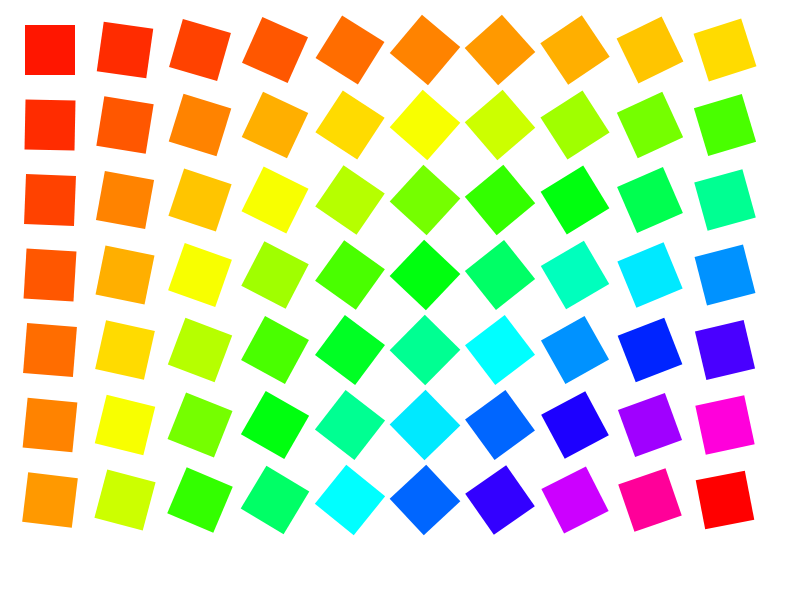
Frame 1 (no input)
Frame 60 (no input): identical to frame 1, image omitted
Frame 120 (the mouse pressed at the canvas centre since frame 60): identical to frame 1, image omitted

The p5.js sketch that drew this single still picture (run headless with seeded random() and noise() and a simulated clock; from frame 60 on, the mouse is pressed at the canvas centre):

// p5.js sketch
// ── sketch.js
// nested loops to create a grid

// variable for rotation
let rot = 0.0;

function setup() {
    createCanvas(800, 600);
    colorMode(HSB); // change the color mode
    noStroke();
}

function draw() {
    background(220); // white background
    rectMode(CENTER); // draw rectangles from the center
    for(let x = 0; x< 10; x++){ // loop 10 times for the x-axis
        for(let y= 0; y< 7; y++){ // loop 7 times for the y-axis
            // fill color is based on position
            fill(360*((x+1)*(y+1)/70), 100, 100);
            // push out of the drawing stack
            push();
            // translate canvas to get new coordinates
            translate(x*75+50, y*75+50);
            // scale rect based on frame count
            // scale(frameCount%100/50);
            // rotate rectangle
            rotate(rot);
            // draw rectangle
            rect(0,0,50,50);
            // reset all transfroms
            pop();
            // update rotation
            rot+=0.02;
        }
    }
    // reset rotation after each loop 
    rot=0.0;
}
